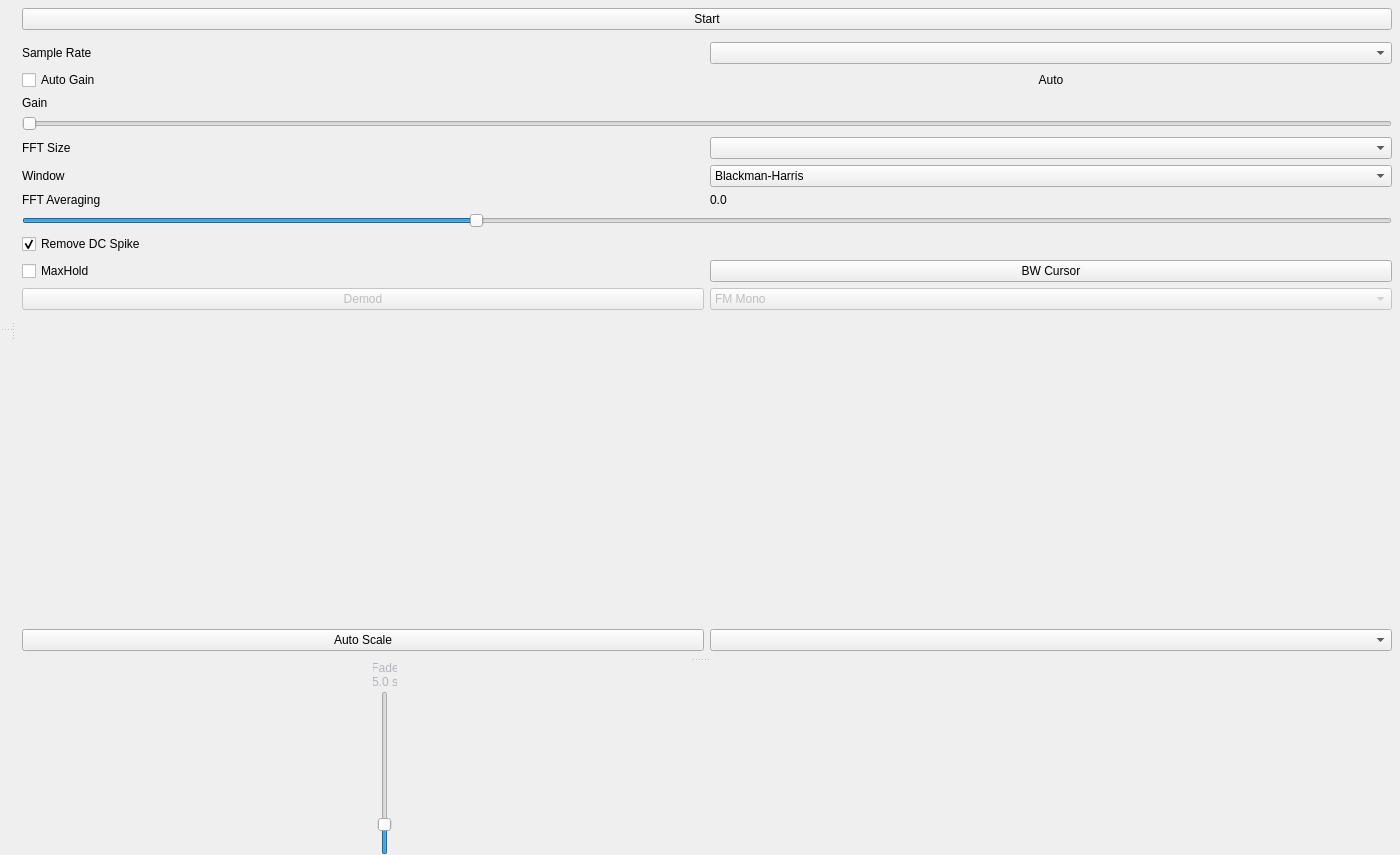
<?xml version="1.0" encoding="UTF-8"?>
<ui version="4.0">
 <class>MainWindow</class>
 <widget class="QMainWindow" name="MainWindow">
  <property name="geometry">
   <rect>
    <x>0</x>
    <y>0</y>
    <width>1400</width>
    <height>855</height>
   </rect>
  </property>
  <property name="windowTitle">
   <string>RadioWizard</string>
  </property>
  <widget class="QWidget" name="centralwidget">
   <layout class="QVBoxLayout" name="verticalLayout">
    <property name="leftMargin">
     <number>0</number>
    </property>
    <property name="topMargin">
     <number>0</number>
    </property>
    <property name="rightMargin">
     <number>0</number>
    </property>
    <property name="bottomMargin">
     <number>0</number>
    </property>
    <item>
     <widget class="QSplitter" name="splitter">
      <property name="orientation">
       <enum>Qt::Orientation::Vertical</enum>
      </property>
      <property name="handleWidth">
       <number>2</number>
      </property>
      <widget class="QWidget" name="widget" native="true">
       <layout class="QHBoxLayout" name="horizontalLayout">
        <property name="leftMargin">
         <number>0</number>
        </property>
        <property name="topMargin">
         <number>0</number>
        </property>
        <property name="rightMargin">
         <number>0</number>
        </property>
        <property name="bottomMargin">
         <number>0</number>
        </property>
        <item>
         <widget class="QSplitter" name="splitter_2">
          <property name="orientation">
           <enum>Qt::Orientation::Horizontal</enum>
          </property>
          <property name="handleWidth">
           <number>2</number>
          </property>
          <widget class="QWidget" name="widget_3" native="true">
           <layout class="QVBoxLayout" name="verticalLayout_2">
            <property name="topMargin">
             <number>0</number>
            </property>
            <property name="bottomMargin">
             <number>0</number>
            </property>
            <item>
             <widget class="QSplitter" name="splitter_3">
              <property name="orientation">
               <enum>Qt::Orientation::Vertical</enum>
              </property>
              <property name="handleWidth">
               <number>2</number>
              </property>
              <widget class="RealTimeGraphs::SpectrumWidget" name="_spectrumWidget" native="true"/>
              <widget class="RealTimeGraphs::WaterfallWidget" name="_waterfallWidget" native="true"/>
             </widget>
            </item>
           </layout>
          </widget>
          <widget class="QWidget" name="widget_4" native="true">
           <property name="sizePolicy">
            <sizepolicy hsizetype="Maximum" vsizetype="Preferred">
             <horstretch>0</horstretch>
             <verstretch>0</verstretch>
            </sizepolicy>
           </property>
           <property name="minimumSize">
            <size>
             <width>220</width>
             <height>0</height>
            </size>
           </property>
           <layout class="QGridLayout" name="gridLayout">
            <property name="leftMargin">
             <number>8</number>
            </property>
            <property name="topMargin">
             <number>8</number>
            </property>
            <property name="rightMargin">
             <number>8</number>
            </property>
            <property name="bottomMargin">
             <number>8</number>
            </property>
            <item row="8" column="0">
             <widget class="QCheckBox" name="_autoGainCheckBox">
              <property name="text">
               <string>Auto Gain</string>
              </property>
              <property name="checked">
               <bool>false</bool>
              </property>
             </widget>
            </item>
            <item row="10" column="0" colspan="2">
             <widget class="QSlider" name="_gainSlider">
              <property name="enabled">
               <bool>true</bool>
              </property>
              <property name="minimum">
               <number>0</number>
              </property>
              <property name="maximum">
               <number>496</number>
              </property>
              <property name="orientation">
               <enum>Qt::Orientation::Horizontal</enum>
              </property>
             </widget>
            </item>
            <item row="0" column="0" colspan="2">
             <widget class="QPushButton" name="_startStopButton">
              <property name="text">
               <string>Start</string>
              </property>
              <property name="checkable">
               <bool>true</bool>
              </property>
             </widget>
            </item>
            <item row="13" column="1">
             <widget class="QLabel" name="_fftAverageValueLabel">
              <property name="text">
               <string>0.0</string>
              </property>
             </widget>
            </item>
            <item row="6" column="1">
             <widget class="QComboBox" name="_sampleRateCombo"/>
            </item>
            <item row="13" column="0">
             <widget class="QLabel" name="fftAverageLabel">
              <property name="text">
               <string>FFT Averaging</string>
              </property>
             </widget>
            </item>
            <item row="9" column="0">
             <widget class="QLabel" name="gainLabel">
              <property name="text">
               <string>Gain</string>
              </property>
             </widget>
            </item>
            <item row="18" column="1">
             <spacer name="verticalSpacer">
              <property name="orientation">
               <enum>Qt::Orientation::Vertical</enum>
              </property>
              <property name="sizeHint" stdset="0">
               <size>
                <width>20</width>
                <height>40</height>
               </size>
              </property>
             </spacer>
            </item>
            <item row="12" column="0">
             <widget class="QLabel" name="windowLabel">
              <property name="text">
               <string>Window</string>
              </property>
             </widget>
            </item>
            <item row="15" column="0" colspan="2">
             <widget class="QCheckBox" name="_dcSpikeRemovalCheckBox">
              <property name="text">
               <string>Remove DC Spike</string>
              </property>
              <property name="checked">
               <bool>true</bool>
              </property>
             </widget>
            </item>
            <item row="6" column="0">
             <widget class="QLabel" name="sampleRateLabel">
              <property name="text">
               <string>Sample Rate</string>
              </property>
             </widget>
            </item>
            <item row="12" column="1">
             <widget class="QComboBox" name="_windowFuncCombo">
              <item>
               <property name="text">
                <string>Blackman-Harris</string>
               </property>
              </item>
              <item>
               <property name="text">
                <string>Hanning</string>
               </property>
              </item>
              <item>
               <property name="text">
                <string>Flat-Top</string>
               </property>
              </item>
              <item>
               <property name="text">
                <string>Rectangular</string>
               </property>
              </item>
             </widget>
            </item>
            <item row="16" column="0">
             <widget class="QCheckBox" name="_maxHoldCheckBox">
              <property name="text">
               <string>MaxHold</string>
              </property>
             </widget>
            </item>
            <item row="16" column="1">
             <widget class="QPushButton" name="_bwCursorButton">
              <property name="text">
               <string>BW Cursor</string>
              </property>
              <property name="checkable">
               <bool>true</bool>
              </property>
             </widget>
            </item>
            <item row="17" column="0">
             <widget class="QPushButton" name="_demodButton">
              <property name="enabled">
               <bool>false</bool>
              </property>
              <property name="text">
               <string>Demod</string>
              </property>
              <property name="checkable">
               <bool>true</bool>
              </property>
             </widget>
            </item>
            <item row="17" column="1">
             <widget class="QComboBox" name="_demodModeCombo">
              <property name="enabled">
               <bool>false</bool>
              </property>
              <item>
               <property name="text">
                <string>FM Mono</string>
               </property>
              </item>
              <item>
               <property name="text">
                <string>FM Stereo</string>
               </property>
              </item>
              <item>
               <property name="text">
                <string>AM</string>
               </property>
              </item>
             </widget>
            </item>
            <item row="11" column="0">
             <widget class="QLabel" name="fftSizeLabel">
              <property name="text">
               <string>FFT Size</string>
              </property>
             </widget>
            </item>
            <item row="18" column="0">
             <spacer name="verticalSpacer_2">
              <property name="orientation">
               <enum>Qt::Orientation::Vertical</enum>
              </property>
              <property name="sizeHint" stdset="0">
               <size>
                <width>20</width>
                <height>40</height>
               </size>
              </property>
             </spacer>
            </item>
            <item row="11" column="1">
             <widget class="QComboBox" name="_fftSizeCombo"/>
            </item>
            <item row="8" column="1">
             <widget class="QLabel" name="_gainValueLabel">
              <property name="text">
               <string>Auto</string>
              </property>
              <property name="alignment">
               <set>Qt::AlignmentFlag::AlignCenter</set>
              </property>
             </widget>
            </item>
            <item row="19" column="1">
             <widget class="QComboBox" name="_colorThemeCombo"/>
            </item>
            <item row="19" column="0">
             <widget class="QPushButton" name="_autoScaleBtn">
              <property name="text">
               <string>Auto Scale</string>
              </property>
             </widget>
            </item>
            <item row="14" column="0" colspan="2">
             <widget class="QSlider" name="_fftAverageSlider">
              <property name="minimum">
               <number>0</number>
              </property>
              <property name="maximum">
               <number>100</number>
              </property>
              <property name="value">
               <number>33</number>
              </property>
              <property name="orientation">
               <enum>Qt::Orientation::Horizontal</enum>
              </property>
             </widget>
            </item>
            <item row="1" column="0" colspan="2">
             <widget class="FrequencyInputWidget" name="_centerFreqSpinBox" native="true"/>
            </item>
           </layout>
          </widget>
         </widget>
        </item>
       </layout>
      </widget>
      <widget class="QWidget" name="widget_2" native="true">
       <layout class="QHBoxLayout" name="horizontalLayout_2" stretch="2,3,2">
        <property name="topMargin">
         <number>0</number>
        </property>
        <property name="bottomMargin">
         <number>0</number>
        </property>
        <item>
         <widget class="QWidget" name="_constellationContainer" native="true">
          <layout class="QHBoxLayout" name="_constellationContainerLayout" stretch="1,0">
           <property name="leftMargin">
            <number>0</number>
           </property>
           <property name="topMargin">
            <number>0</number>
           </property>
           <property name="rightMargin">
            <number>0</number>
           </property>
           <property name="bottomMargin">
            <number>0</number>
           </property>
           <property name="spacing">
            <number>2</number>
           </property>
           <item>
            <widget class="RealTimeGraphs::ConstellationWidget" name="_constellationWidget" native="true"/>
           </item>
           <item>
            <layout class="QVBoxLayout" name="_constellationFadeLayout">
             <item>
              <widget class="QLabel" name="_constellationFadeLabel">
               <property name="text">
                <string>Fade
5.0 s</string>
               </property>
               <property name="alignment">
                <set>Qt::AlignmentFlag::AlignCenter</set>
               </property>
               <property name="styleSheet">
                <string notr="true">QLabel { color: #B4B4BE; font-size: 9pt; }</string>
               </property>
               <property name="minimumSize">
                <size>
                 <width>24</width>
                 <height>0</height>
                </size>
               </property>
               <property name="maximumSize">
                <size>
                 <width>24</width>
                 <height>16777215</height>
                </size>
               </property>
              </widget>
             </item>
             <item>
              <widget class="QSlider" name="_constellationFadeSlider">
               <property name="minimum">
                <number>5</number>
               </property>
               <property name="maximum">
                <number>300</number>
               </property>
               <property name="value">
                <number>50</number>
               </property>
               <property name="orientation">
                <enum>Qt::Orientation::Vertical</enum>
               </property>
               <property name="toolTip">
                <string>Persistence fade time
0.5 s (bottom) – 30 s (top)</string>
               </property>
               <property name="minimumSize">
                <size>
                 <width>24</width>
                 <height>0</height>
                </size>
               </property>
              </widget>
             </item>
            </layout>
           </item>
          </layout>
         </widget>
        </item>
        <item>
         <widget class="RealTimeGraphs::SpectrumWidget" name="_detailedSpectrumWidget" native="true"/>
        </item>
        <item>
         <widget class="RealTimeGraphs::OscilloscopeWidget" name="_oscilloscopeWidget" native="true"/>
        </item>
       </layout>
      </widget>
     </widget>
    </item>
   </layout>
  </widget>
  <widget class="QMenuBar" name="menubar">
   <property name="geometry">
    <rect>
     <x>0</x>
     <y>0</y>
     <width>1400</width>
     <height>23</height>
    </rect>
   </property>
  </widget>
 </widget>
 <customwidgets>
  <customwidget>
   <class>RealTimeGraphs::SpectrumWidget</class>
   <extends>QWidget</extends>
   <header>RealTimeGraphs/SpectrumWidget.h</header>
   <container>1</container>
  </customwidget>
  <customwidget>
   <class>RealTimeGraphs::WaterfallWidget</class>
   <extends>QWidget</extends>
   <header>RealTimeGraphs/WaterfallWidget.h</header>
   <container>1</container>
  </customwidget>
  <customwidget>
   <class>RealTimeGraphs::ConstellationWidget</class>
   <extends>QWidget</extends>
   <header>RealTimeGraphs/ConstellationWidget.h</header>
   <container>1</container>
  </customwidget>
  <customwidget>
   <class>RealTimeGraphs::OscilloscopeWidget</class>
   <extends>QWidget</extends>
   <header>RealTimeGraphs/OscilloscopeWidget.h</header>
   <container>1</container>
  </customwidget>
  <customwidget>
   <class>FrequencyInputWidget</class>
   <extends>QWidget</extends>
   <header>FrequencyInputWidget.h</header>
  </customwidget>
 </customwidgets>
 <resources/>
 <connections/>
</ui>
